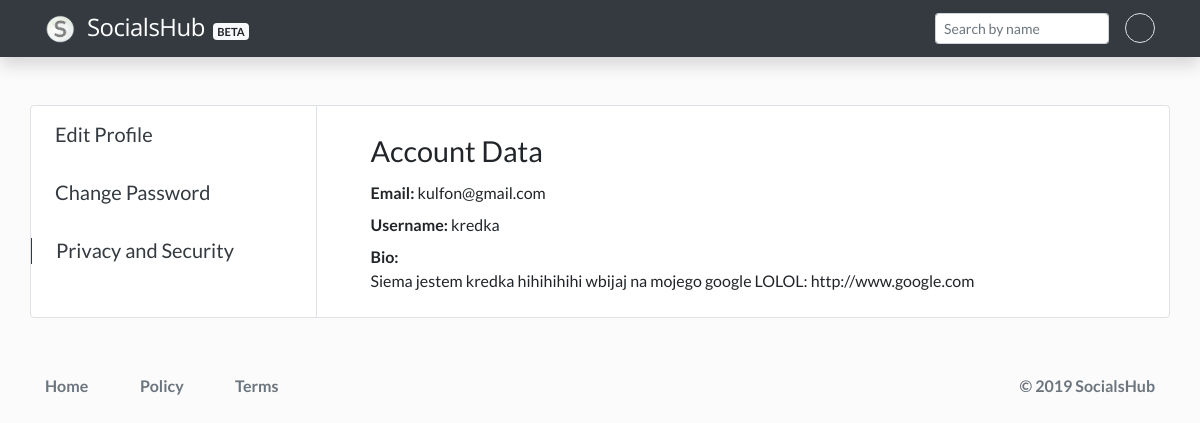
Screenshot of /account-data.php (signed in) with the database file from the repository.
### tables this page shows
CREATE TABLE `users` (
  `id` int(11) NOT NULL,
  `email` varchar(255) NOT NULL,
  `password` varchar(32) NOT NULL,
  `screenName` varchar(40) NOT NULL,
  `profileImage` varchar(255) NOT NULL,
  `profileCover` varchar(255) NOT NULL,
  `bio` varchar(255) NOT NULL,
  `validationCode` text NOT NULL,
  `active` tinyint(4) NOT NULL
);

### functions/init.php (called while the page is built, shortened)
<?php
    include 'db.php';
    include 'functions.php';
    global $pdo;
    $functions = new Functions($pdo);
?>

### functions/functions.php (called while the page is built, shortened)
<?php
class Functions {
    protected $pdo;
    function __construct($pdo) {
        $this->pdo = $pdo;
    }
    public function user_data($id) {
        $stmt = $this->pdo->prepare('SELECT * FROM users WHERE id = :id');
        $stmt->bindParam(':id', $id, PDO::PARAM_INT);
        $stmt->execute();
        return $stmt->fetch(PDO::FETCH_OBJ);
    }
}
?>

### account-data.php (the view, shortened to what this page needs)
<!DOCTYPE html>
<html lang="en">
<?php include 'includes/head.php';
?>
<body>
    <?php include 'includes/nav.php';
    ?>
    <div class="bg-white my-5 border rounded container">
        <div class="row">
            <div class="d-none d-md-block col-md-4 col-lg-3">
                <div class="row">
                    <div class="col-12 my-3 pl-4">
                        <a href="settings.php" class='text-dark h5 none-decoration'>Edit Profile</a>
                    </div>
                    <div class="col-12 my-3 pl-4">
                        <a href="edit-password.php" class='text-dark h5 none-decoration'>Change Password</a>
                    </div>
                    <div class="col-12 my-3 pl-4 border-left border-dark">
                        <a href="privacy_and_security.php" class='text-dark h5 none-decoration'>Privacy and Security</a>
                    </div>
                </div>
            </div>
            <div class="col-md-8 col-lg-9 border-left">
                <div class="container my-4">
                    <div class="mt-3 mx-4">
                        <div class="font-weight-normal mt-4" style='font-size: 1.8rem;'>Account Data</div>
                        <div class='my-2'><span class='font-weight-bold'>Email:</span> <?php echo $user->email; ?></div>
                        <div class='my-2'><span class='font-weight-bold'>Username:</span> <?php echo $user->screenName; ?></div>
                        <div class='my-2'><span class='font-weight-bold'>Bio:<br></span> <?php echo $user->bio; ?></div>
                    </div>
                </div>
            </div>
        </div>
    </div>
    <?php include 'includes/footer.php'; ?>
</body>
</html>

### css/style.css (style rules this page uses)
body { background-color: rgba(250, 250, 250, 0.7); font-family: 'Lato', sans-serif; padding: 0; margin: 0; }
.none-decoration:link, .none-decoration:hover, .none-decoration:visited, .none-decoration:active { text-decoration: none; }

### rows the page displays
users: email "kulfon@gmail.com", screenName "kredka", bio "Siema jestem kredka hihihihihi wbijaj na mojego google LOLOL: http://www.google.com"
